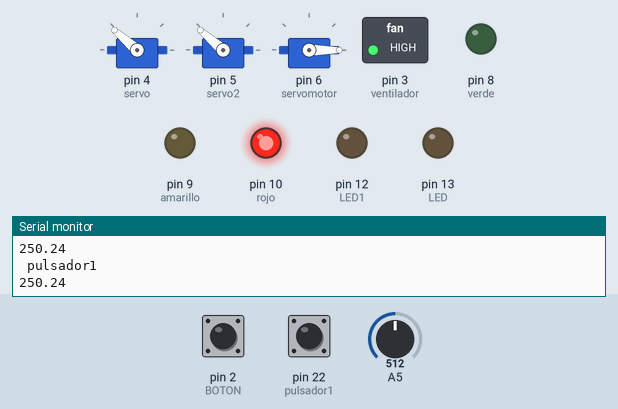
Recording of a sketch running on a simulated Arduino Mega 2560, built with avr-gcc and run on an emulated ATmega2560. Parts: 3 × servo, switched loads named in the sketch (green lamp = pin HIGH), output pins drawn as LEDs (lit = HIGH), the last lines printed to the serial monitor. The inputs (shaded band) are chosen by the test bench; at power-on: A5 = 512, pin 22 (pulsador1) HIGH, pin 2 (BOTON) LOW.

Above: at 1.2 s.
1.3 s: A5 set to 716
At 2.0 s:
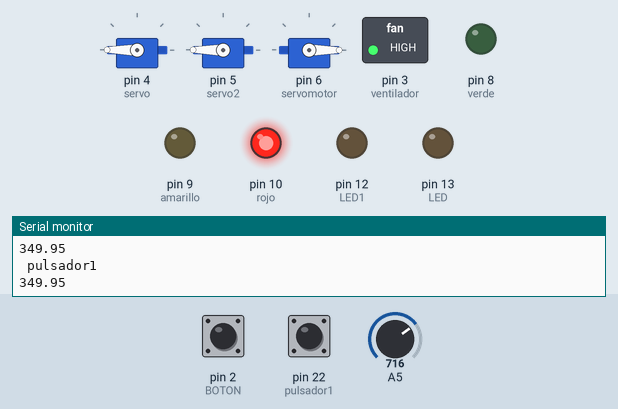
3.1 s: pin 22 (pulsador1) pulled LOW for 0.15 s
At 3.6 s:
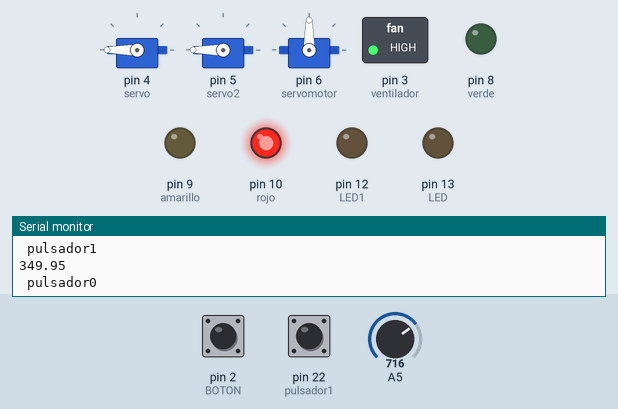
6.2 s: pin 2 (BOTON) pulled HIGH for 3.2 s
At 9.1 s:
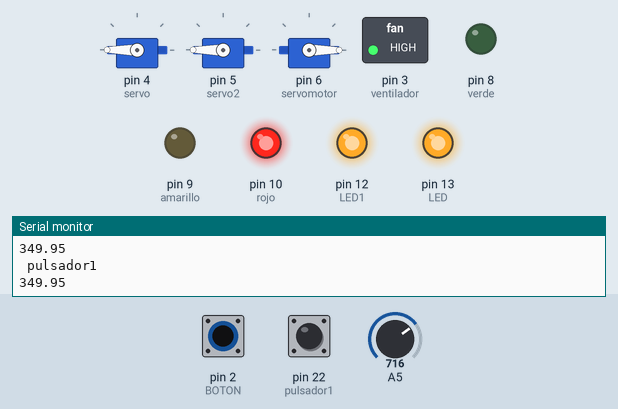
10.9 s: A5 set to 511
At 11.8 s:
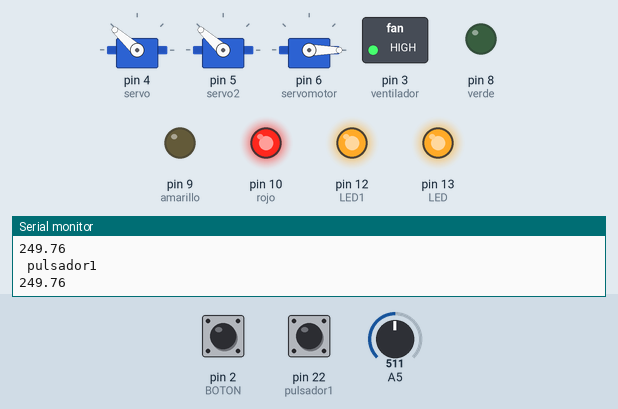
12.7 s: pin 22 (pulsador1) pulled LOW for 1 s
At 13.3 s:
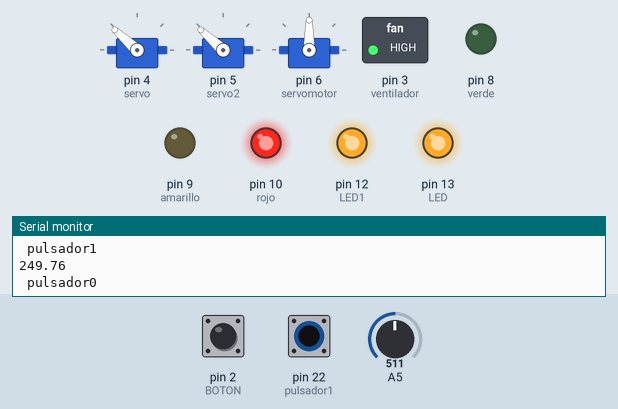
16.7 s: A5 set to 306
At 18.5 s:
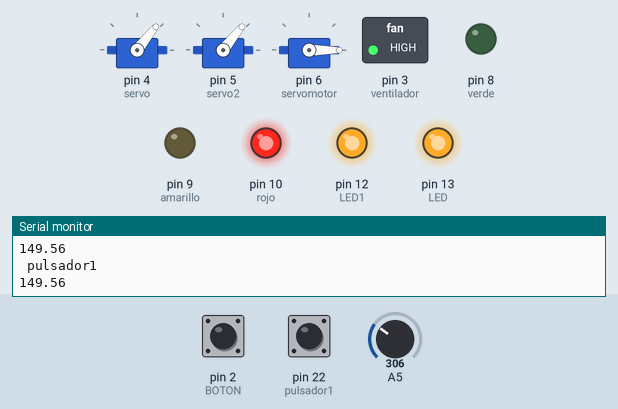
Timing chart, 0 to 20.0 s (numbered marks = the images above; inputs shaded):
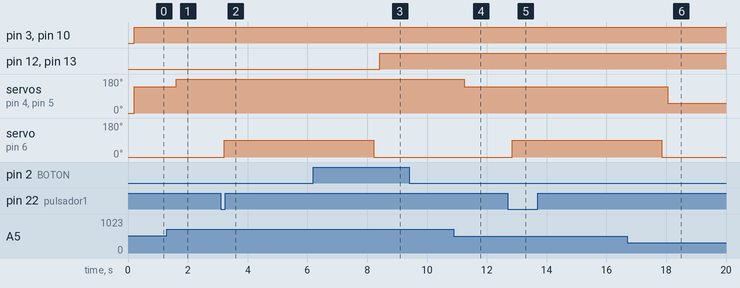

Measured:
- after the input at 1.3 s, servo on pin 4 (servo), servo on pin 5 (servo2): 139° → 180° after 0.31 s
- after the input at 3.1 s, servo on pin 6 (servomotor): 0° → 90° after 0.12 s
- after the input at 6.2 s, pin 12 (LED1), pin 13 (LED): LOW → HIGH after 2.2 s
- after the input at 10.9 s, servo on pin 4 (servo), servo on pin 5 (servo2): 180° → 138° after 0.34 s
- after the input at 12.7 s, servo on pin 6 (servomotor): 0° → 90° after 0.15 s
- after the input at 16.7 s, servo on pin 4 (servo), servo on pin 5 (servo2): 138° → 51° after 1.4 s

The sketch:

system-home.ino
```cpp
#include <Servo.h>
//////////////////////VENTANA_VENTILADOR//////////////////////
Servo servo;
Servo servo2;
float dato ;
float temp;
int x;
int pos=0;
const int ventilador= 3;
const int verde = 8;
const int amarillo=9;
const int rojo=10;
///////////////////////PUERTA//////////////////////////////////
Servo servomotor;

int angulo = 0; //Variable para el ángulo, inicia en 90°
//int aumentar = 22; //Pin para el pulsador de aumentar el angulo
int pulsador1 = 22; //Pin para el pulsador de disminuir el angulo
////////////////////////lLED_PULSADOR///////////////////////////
// Práctica encender LED con botón pulsador y luego apagar LED con el mismo
//boton pulsador
const int LED =13;
const int LED1 =12;
//const int LED2 =11;
const int BOTON = 2;
int val = 0; //val se emplea para almacenar el estado del boton
int state = 0; // 0 LED apagado, mientras que 1 encendido
int old_val = 0; // almacena el antiguo valor de val

void setup() {
//////////////////////VENTANA_VENTILADOR//////////////////////
 servo.attach(4);
 servo2.attach(5);
 pinMode(ventilador,OUTPUT);
 pinMode(verde,OUTPUT);
 pinMode(amarillo,OUTPUT);
 pinMode(rojo,OUTPUT);
 Serial.begin(9600);
 servo.write(0);
 servo2.write(0);
///////////////////////PUERTA//////////////////////////////////
 servomotor.attach(6); //Pin PWM 6 del Arduino
  pinMode(pulsador1, INPUT);
// pinMode(aumentar, INPUT);
 servomotor.write(angulo); //Posiciona el servo inicialmente en la mitad (90°)
////////////////////////lLED_PULSADOR///////////////////////////
 pinMode(LED,OUTPUT); // establecer que el pin digital es una señal de salida
 pinMode(LED1,OUTPUT);
// pinMode(LED2,OUTPUT);
 pinMode(BOTON,INPUT); // y BOTON como señal de entrada
}

void loop() {

  ///////////////////////PUERTA//////////////////////////////////

//Disminuye el angulo mientras se mantenga presionado
 int pull = digitalRead(pulsador1);
  Serial.print(" pulsador");
  Serial.println(pull);
if (digitalRead(pulsador1) == LOW)
{
  servomotor.write(90);
  delay(5000);
  servomotor.write(0);
}
//servomotor.write(angulo); //Manda el ángulo al servo dependiendo del pulsador presionado

//////////////////////VENTANA_VENTILADOR//////////////////////
  Serial.println(temp);
  dato=analogRead(5);
  temp=(dato*500)/1023;
  delay(200);
if (30<=temp){
  digitalWrite(ventilador,HIGH);
}
else {
  digitalWrite(ventilador,LOW);

}
  if(temp>=30){
    x=temp-30;
    pos=(x*9);
  }
  else{
    pos=0;
  }
  servo.write(pos);
  servo2.write(pos);

 if(temp<=30){
  digitalWrite(verde,HIGH);

 }
 else{
  digitalWrite(verde,LOW);
 }

 if(30<=temp&&temp<=40){
  digitalWrite(amarillo,HIGH);

 }
  else{
  digitalWrite(amarillo,LOW);
  }
 if(40<=temp){
    digitalWrite(rojo,HIGH);

 }
 else{
  if(temp<=30){
    digitalWrite(rojo,LOW);
  }
 }


////////////////////////lLED_PULSADOR///////////////////////////
val= digitalRead(BOTON); // lee el estado del Boton
if ((val == HIGH) && (old_val == LOW)){
state=1-state;
delay(10);
}
old_val = val; // valor del antiguo estado
if (state==1){
 digitalWrite(LED, HIGH); // enciende el LED
 digitalWrite(LED1, HIGH);
 //digitalWrite(LED2, HIGH);

}
else{
 digitalWrite(LED,LOW); // apagar el LED
 digitalWrite(LED1, LOW);
 //digitalWrite(LED2, LOW);
}
}
```
